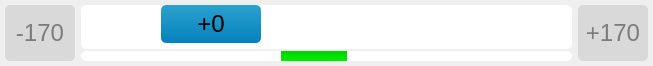
<?xml version="1.0" encoding="UTF-8"?>
<ui version="4.0">
 <class>widget_ui</class>
 <widget class="QWidget" name="widget_ui">
  <property name="geometry">
   <rect>
    <x>0</x>
    <y>0</y>
    <width>653</width>
    <height>66</height>
   </rect>
  </property>
  <layout class="QGridLayout" name="central_layout">
   <property name="sizeConstraint">
    <enum>QLayout::SetMinimumSize</enum>
   </property>
   <property name="horizontalSpacing">
    <number>6</number>
   </property>
   <property name="verticalSpacing">
    <number>2</number>
   </property>
   <property name="margin">
    <number>5</number>
   </property>
   <item row="0" column="1">
    <widget class="QWidget" name="joint_angle_background" native="true">
     <property name="styleSheet">
      <string notr="true">background-color:#ffffff;
border: 2px #616763;
border-radius: 5px;
font-size: 18pt; 
font-weight:40; 
color: #000000;</string>
     </property>
     <widget class="QLabel" name="joint_angle_handle">
      <property name="geometry">
       <rect>
        <x>80</x>
        <y>0</y>
        <width>100</width>
        <height>38</height>
       </rect>
      </property>
      <property name="styleSheet">
       <string notr="true">background-color:qlineargradient(x1: 0, y1: 0, x2: 0, y2: 1, stop: 0 #2ca1cf, stop: 1 #0482bb);
border: 2px #616763;
border-radius: 5px;
font-size: 18pt; 
font-weight:40; 
color: #000000;</string>
      </property>
      <property name="text">
       <string>+0</string>
      </property>
      <property name="alignment">
       <set>Qt::AlignCenter</set>
      </property>
     </widget>
    </widget>
   </item>
   <item row="1" column="1">
    <widget class="QWidget" name="joint_torque_background" native="true">
     <property name="maximumSize">
      <size>
       <width>16777215</width>
       <height>10</height>
      </size>
     </property>
     <property name="styleSheet">
      <string notr="true">background-color:#ffffff;
border: 2px #616763;
border-radius: 5px;
font-size: 18pt; 
font-weight:40; 
color: #000000;</string>
     </property>
     <widget class="QLabel" name="joint_torque_handle">
      <property name="geometry">
       <rect>
        <x>200</x>
        <y>0</y>
        <width>66</width>
        <height>17</height>
       </rect>
      </property>
      <property name="styleSheet">
       <string notr="true">background-color:qlineargradient(x1: 0, y1: 0, x2: 0, y2: 1, stop: 0 #00d300, stop: 1 #00ff00);
border-radius: 0px;</string>
      </property>
      <property name="text">
       <string/>
      </property>
     </widget>
    </widget>
   </item>
   <item row="0" column="2" rowspan="2">
    <widget class="QLabel" name="max_angle_value">
     <property name="sizePolicy">
      <sizepolicy hsizetype="Fixed" vsizetype="Preferred">
       <horstretch>0</horstretch>
       <verstretch>0</verstretch>
      </sizepolicy>
     </property>
     <property name="maximumSize">
      <size>
       <width>70</width>
       <height>16777215</height>
      </size>
     </property>
     <property name="styleSheet">
      <string notr="true">background-color:#d9d9d9;
border-radius: 5px;
font-size: 18pt; 
font-weight:40; 
color: #7c7c7c;</string>
     </property>
     <property name="text">
      <string>+170</string>
     </property>
     <property name="alignment">
      <set>Qt::AlignCenter</set>
     </property>
    </widget>
   </item>
   <item row="0" column="0" rowspan="2">
    <widget class="QLabel" name="min_angle_value">
     <property name="sizePolicy">
      <sizepolicy hsizetype="Fixed" vsizetype="Preferred">
       <horstretch>0</horstretch>
       <verstretch>0</verstretch>
      </sizepolicy>
     </property>
     <property name="maximumSize">
      <size>
       <width>70</width>
       <height>16777215</height>
      </size>
     </property>
     <property name="styleSheet">
      <string notr="true">background-color:#d9d9d9;
border-radius: 5px;
font-size: 18pt; 
font-weight:40; 
color: #7c7c7c;</string>
     </property>
     <property name="text">
      <string>-170</string>
     </property>
     <property name="alignment">
      <set>Qt::AlignCenter</set>
     </property>
    </widget>
   </item>
  </layout>
 </widget>
 <layoutdefault spacing="10" margin="11"/>
 <resources/>
 <connections/>
</ui>
